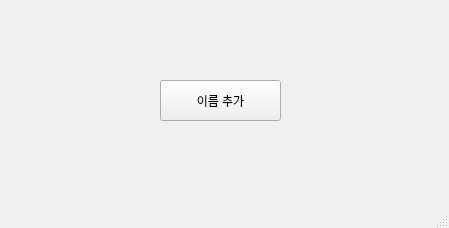
<?xml version="1.0" encoding="UTF-8"?>
<ui version="4.0">
 <class>MainWindow</class>
 <widget class="QMainWindow" name="MainWindow">
  <property name="geometry">
   <rect>
    <x>0</x>
    <y>0</y>
    <width>449</width>
    <height>228</height>
   </rect>
  </property>
  <property name="windowTitle">
   <string>MainWindow</string>
  </property>
  <widget class="QWidget" name="centralwidget">
   <widget class="QPushButton" name="btn_dialog">
    <property name="geometry">
     <rect>
      <x>160</x>
      <y>80</y>
      <width>121</width>
      <height>41</height>
     </rect>
    </property>
    <property name="text">
     <string>이름 추가</string>
    </property>
   </widget>
  </widget>
  <widget class="QMenuBar" name="menubar">
   <property name="geometry">
    <rect>
     <x>0</x>
     <y>0</y>
     <width>449</width>
     <height>21</height>
    </rect>
   </property>
  </widget>
  <widget class="QStatusBar" name="statusbar"/>
 </widget>
 <resources/>
 <connections/>
</ui>
